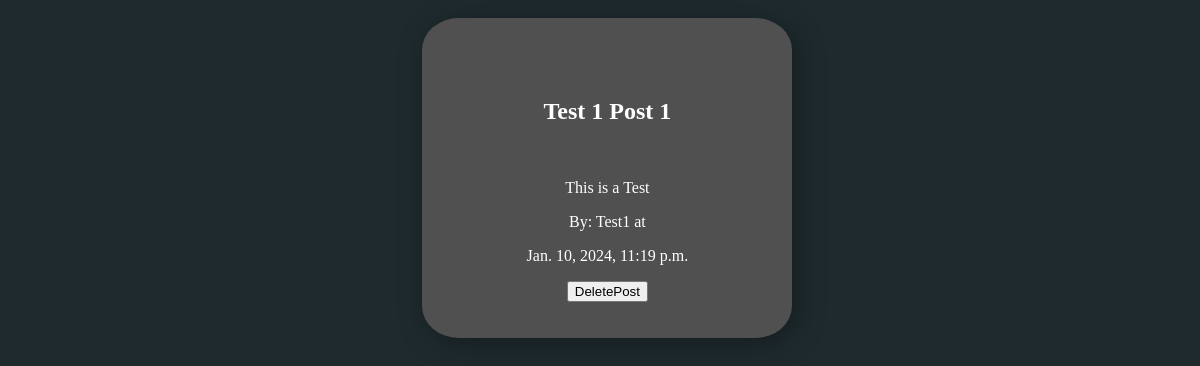
The page /AdminBabay/ (signed in) on the database as committed earlier.
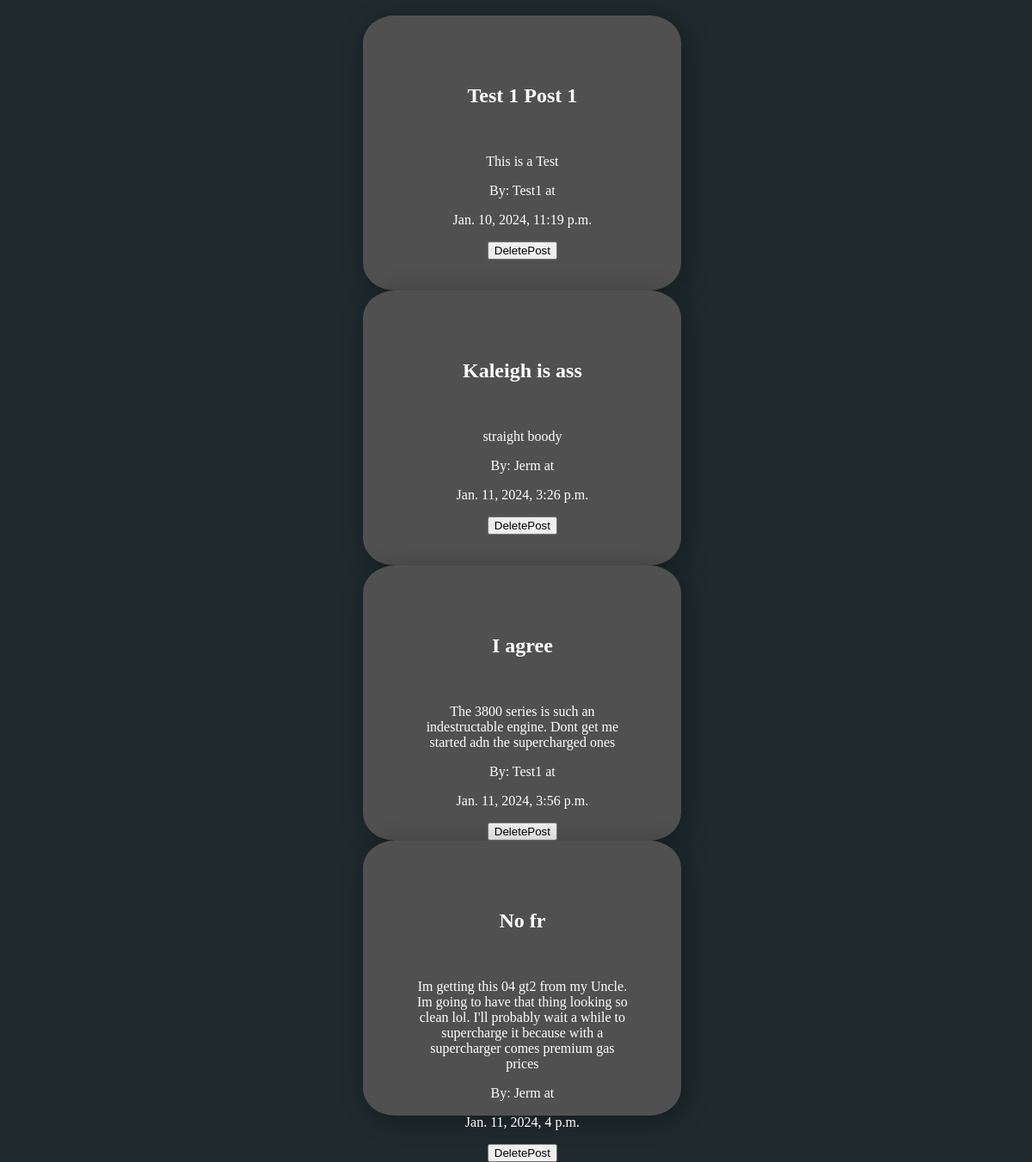
The same page on the database as committed later.
### app/models.py (models this page shows, shortened)
class Post(models.Model):
    Title = models.CharField(max_length=60, null = True)
    Description = models.CharField(max_length=3000, null = True)
    Image = models.ImageField(upload_to='post_images/', null=True, blank=True)
    Created_at = models.DateTimeField(auto_now_add=True)
    User = models.ForeignKey(User, on_delete=models.CASCADE, default=1)
    UserPic = models.ImageField(upload_to='post_images/', null=True, blank=True)

### app/decorators.py (the view)
    def wrapper_func(request, *args, **kwargs):
        group = None
        if request.user.groups.exists():
            group = request.user.groups.all()[0].name
        if group == 'Users':
            redirect('/')
        if group == 'Admins':
            return view_func(request, *args, **kwargs)

### app/views.py (called while the page is built)
@admins_only
def admin_page(request):
    posts = Post.objects.all()
    return render(request, 'Admin.html', {'posts':posts})

### app/Templates/Admin.html (shortened to what this page needs)
{% load static %}
<!DOCTYPE html>
<html lang="en">
  <link rel="stylesheet" href="{% static "styless.css" %}">
  <head>
  </head>
  <body>
    {% for post in posts %}
                <div class='Posts'>
                    <h2>{{ post.Title }}</h2>
                    <p>{{ post.Description }}</p>
                    <p>By: {{ post.User }} at</p>
                    <p>{{ post.Created_at }}</p>
                    <form method="post" action="{% url 'deletepost'%}">
                        <form method='post' action="{% url 'dp' post.id %}">
                            <button type="submit">DeletePost</button>
                        </form>
                    </form>
                </div>
        {% endfor %}
  </body>
</html>

### app/static/styless.css (style rules this page uses)
body { background-color: rgb(30, 42, 46); }
.Posts { position:relative; left:35%; top: 10px; text-align: center; width: 250px; background-color: rgb(80, 80, 80); height: 200px; box-shadow: 5px 5px 30px rgba(0, 0, 0, 0.3); padding: 60px 60px; border-radius: 10%; color:white; padding: -10%; }

Rows that differ between the two databases and show on the page:
added Post: Title "Kaleigh is ass", Description "straight boody", User "Jerm", Created_at "Jan. 11, 2024, 3:26 p.m."
added Post: Title "I agree", Description "The 3800 series is such an indestructable engine. Dont get me started adn the supercharged ones", User "Test1", Created_at "Jan. 11, 2024, 3:56 p.m."
added Post: Title "No fr", Description "Im getting this 04 gt2 from my Uncle. Im going to have that thing looking so clean lol. I'll probably wait a while to supercharge it because with a supercharger comes premium gas prices", User "Jerm", Created_at "Jan. 11, 2024, 4 p.m."
